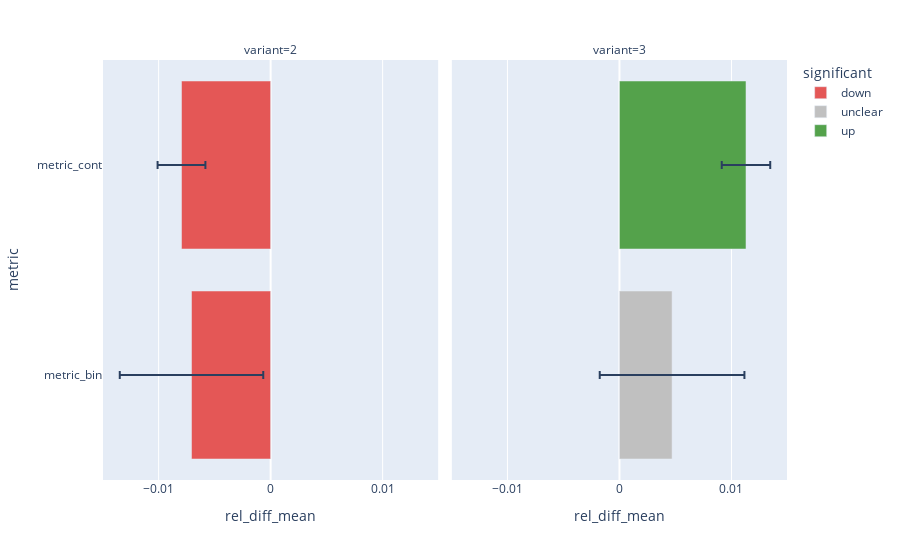

This figure's notebook cell:
### Code cell
evaluator.summary_plot()

### Figure 1 — Plotly figure (JSON) as saved in the notebook; plotly's stock layout.template omitted (floating-point values rounded to 4 significant figures)
{"data": [{"alignmentgroup": "True", "error_x": {"array": [0.006406, 0.002135]}, "hovertemplate": "significant=down<br>variant=2<br>rel_diff_mean=%{x}<br>metric=%{y}<extra></extra>", "legendgroup": "down", "marker": {"color": "#E45756", "pattern": {"shape": ""}}, "name": "down", "offsetgroup": "down", "orientation": "h", "showlegend": true, "textposition": "auto", "type": "bar", "x": [-0.007063, -0.007957], "xaxis": "x", "y": ["metric_bin", "metric_cont"], "yaxis": "y"}, {"alignmentgroup": "True", "error_x": {"array": [0.006459]}, "hovertemplate": "significant=unclear<br>variant=3<br>rel_diff_mean=%{x}<br>metric=%{y}<extra></extra>", "legendgroup": "unclear", "marker": {"color": "silver", "pattern": {"shape": ""}}, "name": "unclear", "offsetgroup": "unclear", "orientation": "h", "showlegend": true, "textposition": "auto", "type": "bar", "x": [0.004698], "xaxis": "x2", "y": ["metric_bin"], "yaxis": "y2"}, {"alignmentgroup": "True", "error_x": {"array": [0.002165]}, "hovertemplate": "significant=up<br>variant=3<br>rel_diff_mean=%{x}<br>metric=%{y}<extra></extra>", "legendgroup": "up", "marker": {"color": "#54A24B", "pattern": {"shape": ""}}, "name": "up", "offsetgroup": "up", "orientation": "h", "showlegend": true, "textposition": "auto", "type": "bar", "x": [0.0113], "xaxis": "x2", "y": ["metric_cont"], "yaxis": "y2"}], "layout": {"annotations": [{"font": {}, "showarrow": false, "text": "variant=2", "x": 0.245, "xanchor": "center", "xref": "paper", "y": 1, "yanchor": "bottom", "yref": "paper"}, {"font": {}, "showarrow": false, "text": "variant=3", "x": 0.755, "xanchor": "center", "xref": "paper", "y": 1, "yanchor": "bottom", "yref": "paper"}], "barmode": "relative", "legend": {"title": {"text": "significant"}, "tracegroupgap": 0}, "margin": {"t": 60}, "xaxis": {"anchor": "y", "domain": [0, 0.49], "title": {"text": "rel_diff_mean"}}, "xaxis2": {"anchor": "y2", "domain": [0.51, 1], "matches": "x", "title": {"text": "rel_diff_mean"}}, "yaxis": {"anchor": "x", "domain": [0, 1], "title": {"text": "metric"}}, "yaxis2": {"anchor": "x2", "domain": [0, 1], "matches": "y", "showticklabels": false}}}
